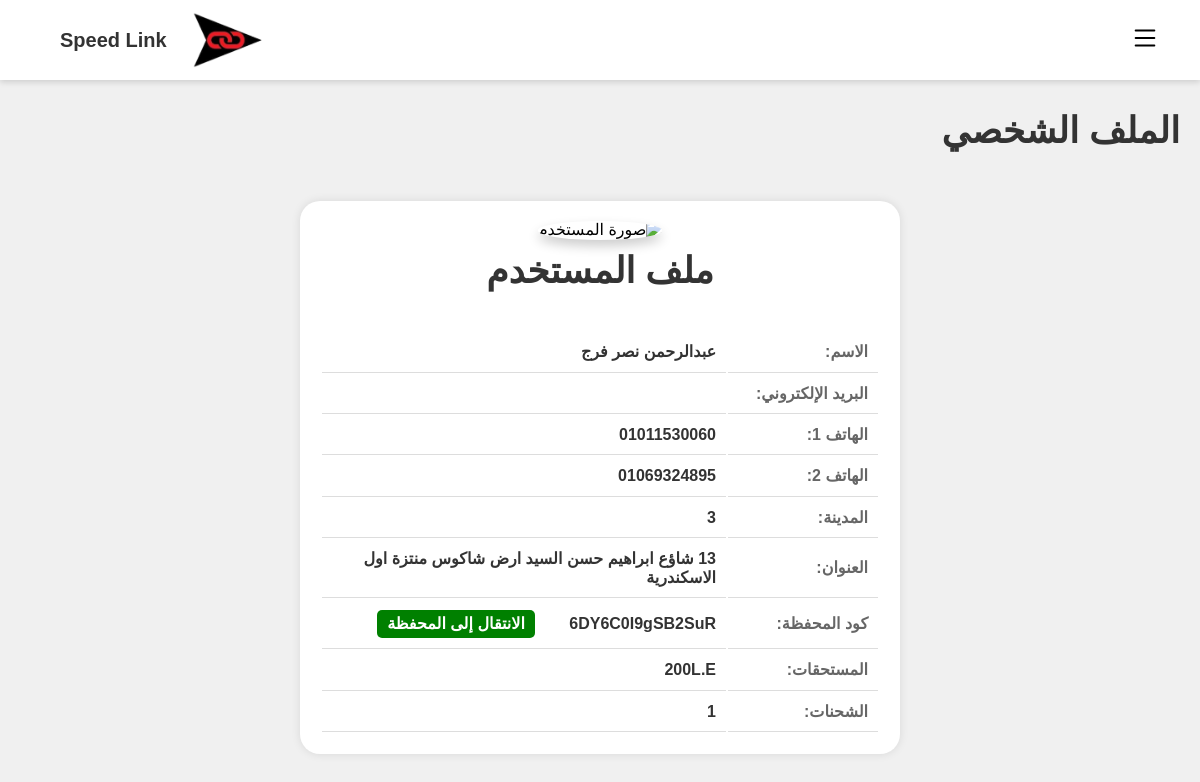
Screenshot of /profile (signed in) with the database file from the repository.
### app.py (models this page shows)
class Shippers(db.Model):
    id = db.Column(db.Integer, primary_key=True)
    email = db.Column(db.String(100))
    username = db.Column(db.String(100), unique=True)
    password = db.Column(db.String(100))
    name = db.Column(db.String(100))
    phone1 = db.Column(db.String(11))
    phone2 = db.Column(db.String(11))
    city = db.Column(db.String(15))
    address = db.Column(db.String(300))
    wallet_code = db.Column(db.String(15), unique=True)
    dues = db.Column(db.Integer)
    shipments = db.Column(db.Integer)

### app.py (the view)
@app.route('/profile')
def profile():
    username = session['username']
    shippers = Shippers.query.filter_by(username=username).first()
    return render_template('profile.html', info=shippers, paget='الملف الشخصي')

### templates/profile.html (shortened to what this page needs)
{% extends 'base.html' %} {% block content %}
    <div class="profile-container">
        <div class="profile-header">
            <img src="https://upload.wikimedia.org/wikipedia/commons/thumb/5/59/User-avatar.svg/2048px-User-avatar.svg.png" alt="صورة المستخدم" class="user-avatar">
            <h1>ملف المستخدم</h1>
        </div>
        <div class="profile-details">
            <table>
                <tr>
                    <td class="label">الاسم:</td>
                    <td>{{ info.name }}</td>
                </tr>
                <tr>
                    <td class="label">البريد الإلكتروني:</td>
                    <td>{{ info.email }}</td>
                </tr>
                <tr>
                    <td class="label">الهاتف 1:</td>
                    <td>{{ info.phone1 }}</td>
                </tr>
                <tr>
                    <td class="label">الهاتف 2:</td>
                    <td>{{ info.phone2 }}</td>
                </tr>
                <tr>
                    <td class="label">المدينة:</td>
                    <td>{{ info.city }}</td>
                </tr>
                <tr>
                    <td class="label">العنوان:</td>
                    <td>{{ info.address }}</td>
                </tr>
                <tr>
                    <td class="label">كود المحفظة:</td>
                    <td>
                        {{ info.wallet_code }}
                        <a href="/viwewallets/{{ info.wallet_code }}" class="wallet-button">الانتقال إلى المحفظة</a>
                    </td>
                </tr>
                <tr>
                    <td class="label">المستحقات:</td>
                    <td>{{ info.dues }}L.E</td>
                </tr>
                <tr>
                    <td class="label">الشحنات:</td>
                    <td>{{ info.shipments }}</td>
                </tr>
            </table>
        </div>
    </div>
    {% endblock %}

### static/css/style.css (style rules this page uses)
* { margin: 0; padding: 0; box-sizing: border-box; }
body { font-family: 'Cairo', sans-serif; background: rgb(189, 208, 251); }

### templates/base.html (style rules this page uses)
body { margin: 0; padding: 0; background-color: #fff; font-family: "Cairo", sans-serif; direction: rtl; min-height: 100vh; }

### templates/profile.html (style rules this page uses)
body { font-family: Arial, sans-serif; margin: 0; padding: 0; background-color: #f0f0f0; }
.profile-container { max-width: 600px; margin: 50px auto; padding: 20px; background-color: white; box-shadow: 0 0 10px rgba(0, 0, 0, 0.1); border-radius: 20px; }
.profile-header { text-align: center; margin-bottom: 40px; }
.user-avatar { width: 150px; height: 150px; border-radius: 50%; object-fit: cover; box-shadow: 0 6px 12px rgba(0, 0, 0, 0.2); }
h1 { font-size: 36px; margin: 10px 0; color: #333; }
.profile-details table { width: 100%; }
.profile-details td { padding: 10px; border-bottom: 1px solid #ddd; }
.label { font-weight: bold; color: #666; width: 150px; }
.profile-details td:last-child { text-align: right; font-weight: bold; color: #333; }
.wallet-button { display: inline-block; padding: 5px 10px; background-color:green; color: #fff; text-decoration: none; border-radius: 5px; margin: 0 30px 0 0; }

### rows the page displays
Shippers: name "عبدالرحمن نصر فرج", phone1 "01011530060", phone2 "01069324895", city "3", address "13 شاؤع ابراهيم حسن السيد ارض شاكوس منتزة اول الاسكندرية", wallet_code "6DY6C0I9gSB2SuR", dues "200", shipments "1"

### other values shown
{{ paget }} "الملف الشخصي"
